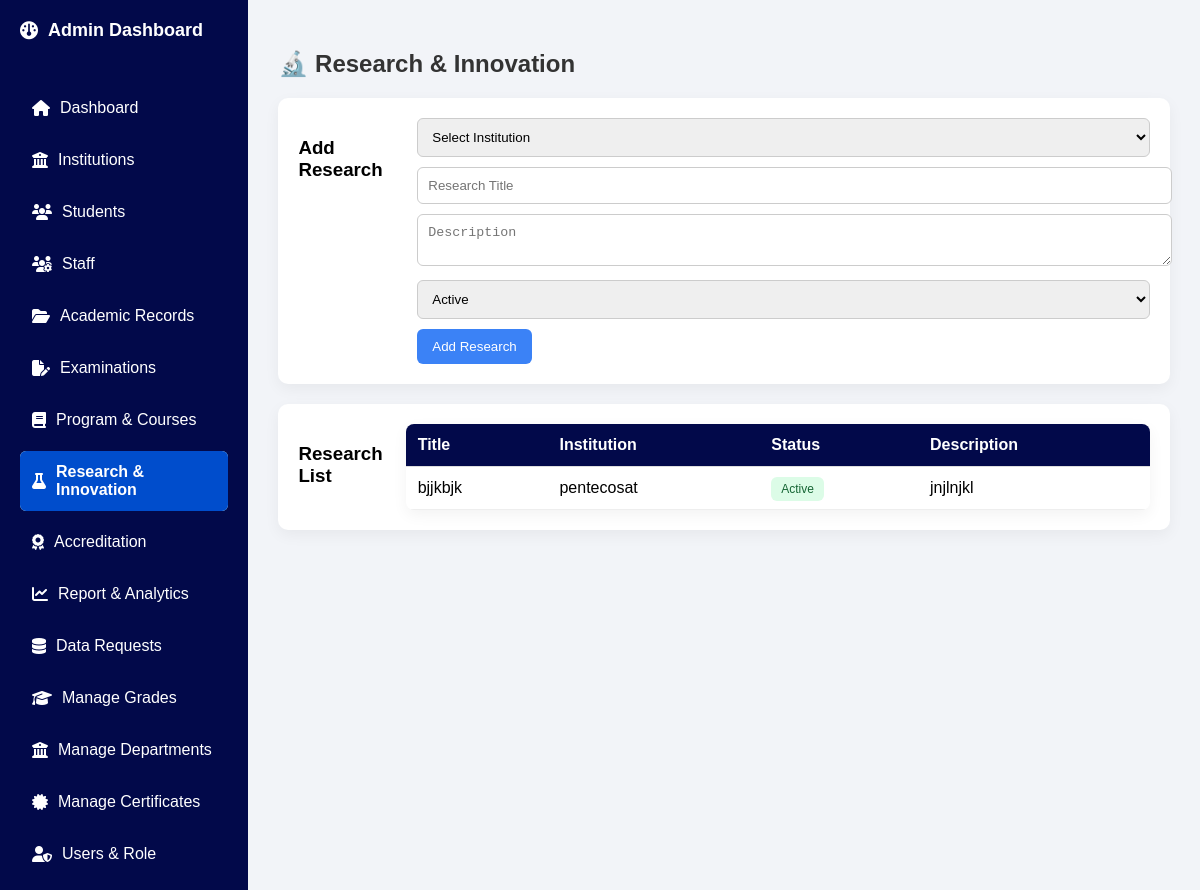
Screenshot of /research/ with the database file from the repository.
### Academic_Data_Identity_System/models.py (models this page shows, shortened)
class Research(models.Model):
    institution = models.ForeignKey(Institution, on_delete=models.CASCADE)
    title = models.CharField(max_length=255)
    description = models.TextField()
    status = models.CharField(max_length=100)  # ongoing, completed

class Institution(models.Model):
    name = models.CharField(max_length=255)
    code = models.CharField(max_length=50, unique=True)
    email = models.EmailField()
    address = models.TextField()
    created_at = models.DateTimeField(auto_now_add=True)

### Academic_Data_Identity_System/views.py (the view, shortened to what this page needs)
# urls.py: path('research/', views.research_view, name='research'),
def research_view(request):
    research = Research.objects.all()
    return render(request, "research.html", {
        "research": research,
        "institutions": Institution.objects.all()
    })

### templates/research.html (shortened to what this page needs)
<!DOCTYPE html>
<html lang="en">
<head>
{% load static %}
<link rel="stylesheet" href="{% static 'style.css' %}">
<link rel="stylesheet" href="https://cdnjs.cloudflare.com/ajax/libs/font-awesome/6.5.0/css/all.min.css">
</head>
<body>
    <div class="dashboard-container">
    <aside class="sidebar">
        <div class="logo"><i class="fa-solid fa-gauge"></i> Admin Dashboard</div>
        <ul>
            <li>
                <a href="{% url 'admin_dashboard' %}">
                    <i class="fa-solid fa-house"></i> Dashboard
                </a>
            </li>
            <li >
                <a href="{% url 'manage_institutions' %}">
                    <i class="fa-solid fa-building-columns"></i> Institutions
                </a>
            </li>
            <li>
                <a href="{% url 'manage_student' %}">
                    <i class="fa-solid fa-users"></i> Students
                </a>
            </li>
             <li>
                <a href="{% url 'manage_staff' %}">
                    <i class="fa-solid fa-users-gear"></i> Staff
                </a>
            </li>
            <li>
    <a href="{% url 'academic_records' %}">
        <i class="fa-solid fa-folder-open"></i> Academic Records
    </a>
</li>
<li>
                <a href="{% url 'manage_exams' %}">
                    <i class="fa-solid fa-file-pen"></i> Examinations
                </a>
            </li>
            <li>
                <a href="{% url 'manage_courses' %}">
                    <i class="fa-solid fa-book"></i> Program & Courses
                </a>
            </li>
            <li class="active">
    <a href="{% url 'research' %}">
        <i class="fa-solid fa-flask"></i> Research & Innovation
    </a>
</li>
<li>
    <a href="{% url 'accreditation' %}">
       <i class="fa-solid fa-award"></i> Accreditation
    </a>
</li>
<li>
    <a href="{% url 'analytics' %}">
        <i class="fa-solid fa-chart-line"></i> Report & Analytics
    </a>
</li>
<li>
    <a href="{% url 'data_requests' %}">
        <i class="fa-solid fa-database"></i> Data Requests
    </a>
</li>
            <li>
                <a href="{% url 'manage_grades' %}">
                    <i class="fa-solid fa-graduation-cap"></i> Manage Grades
                </a>
            </li>
            <li>
                <a href="{% url 'manage_departments' %}">
                    <i class="fa-solid fa-building-columns"></i> Manage Departments
                </a>
            </li>
            <li>
                <a href="{% url 'manage_certificates' %}">
                    <i class="fa-solid fa-certificate"></i> Manage Certificates
                </a>
            </li>
<li>
    <a href="{% url 'assign_role' user.id %}">
        <i class="fa-solid fa-user-shield"></i> Users & Role
    </a>
</li>
        </ul>
    </aside>
<div class="container">
    <h2>🔬 Research & Innovation</h2>
    <div class="card">
        <h3>Add Research</h3>
        <form method="POST">
            <select name="institution" required>
                <option value="">Select Institution</option>
            </select>
            <input type="text" name="title" placeholder="Research Title" required>
            <textarea name="description" placeholder="Description"></textarea>
            <select name="status">
                <option value="active">Active</option>
            </select>
            <button type="submit">Add Research</button>
        </form>
    </div>
    <div class="card">
        <h3>Research List</h3>
        <table>
            <tr>
                <th>Title</th>
                <th>Institution</th>
                <th>Status</th>
                <th>Description</th>
            </tr>
            {% for r in research %}
            <tr>
                <td>{{ r.title }}</td>
                <td>{{ r.institution.name }}</td>
                <td>
                    {% if r.status == "active" %}
                        <span class="badge active">Active</span>
                    {% elif r.status == "pending" %}
                        <span class="badge pending">Pending</span>
                    {% else %}
                        <span class="badge completed">Completed</span>
                    {% endif %}
                </td>
                <td>{{ r.description|truncatechars:60 }}</td>
            </tr>
            {% endfor %}
        </table>
    </div>
</div>
</body>
</html>

### static/style.css (style rules this page uses)
body { font-family: Arial, sans-serif; background: #f2f4f8; margin:0; padding:0; }
.dashboard-container { display:flex; min-height:100vh; }
.sidebar { width:220px; background: #02094a; color:white; padding:20px; display:flex; flex-direction:column; }
.sidebar .logo { font-size:18px; font-weight:bold; margin-bottom:30px; }
.sidebar ul { list-style:none; padding:0; }
.sidebar ul li { margin-bottom:10px; border-radius:6px; }
.sidebar ul li a { color:white; text-decoration:none; display:block; padding:12px; }
.sidebar ul li.active a { font-weight:bold; background:#004dcc; border-radius:6px; }
.card { display: flex; background:white; padding:20px; border-radius:8px; box-shadow:0 5px 15px rgba(0,0,0,0.05); margin-bottom:20px; }
input[type="text"], input[type="email"], input[type="number"] { width:100%; padding:10px; border-radius:6px; border:1px solid #ccc; margin-bottom:10px; }
button { padding:10px 15px; border:none; border-radius:5px; background:#0066ff; color:white; cursor:pointer; }
table { width:100%; border-collapse:collapse; background:white; border-radius:8px; overflow:hidden; box-shadow:0 5px 15px rgba(0,0,0,0.05); }
th, td { padding:12px; text-align:left; border-bottom:1px solid #ddd; }
th { background:#0066ff; color:white; }
.sidebar ul li a { display: flex; align-items: center; gap: 10px; font-size: 16px; }
.sidebar .logo { display: flex; align-items: center; gap: 10px; }

### templates/research.html (style rules this page uses)
body { font-family: Arial; background: #f2f4f8; margin: 0; }
.container { padding: 30px; }
h2 { margin-bottom: 20px; color: #333; }
.card { background: white; padding: 20px; border-radius: 10px; box-shadow: 0 5px 15px rgba(0,0,0,0.05); margin-bottom: 20px; }
input, textarea, select { width: 100%; padding: 10px; margin-bottom: 10px; border-radius: 6px; border: 1px solid #ccc; }
button { padding: 10px 15px; background: #3b82f6; color: white; border: none; border-radius: 6px; cursor: pointer; }
table { width: 100%; border-collapse: collapse; }
table th { background: #02094a; color: white; padding: 12px; text-align: left; }
table td { padding: 12px; border-bottom: 1px solid #eee; }
.badge { padding: 5px 10px; border-radius: 6px; font-size: 12px; }
.active { background: #dcfce7; color: #166534; }

### rows the page displays
Research: title "bjjkbjk", institution.name "pentecosat", status "Active", description "jnjlnjkl"
